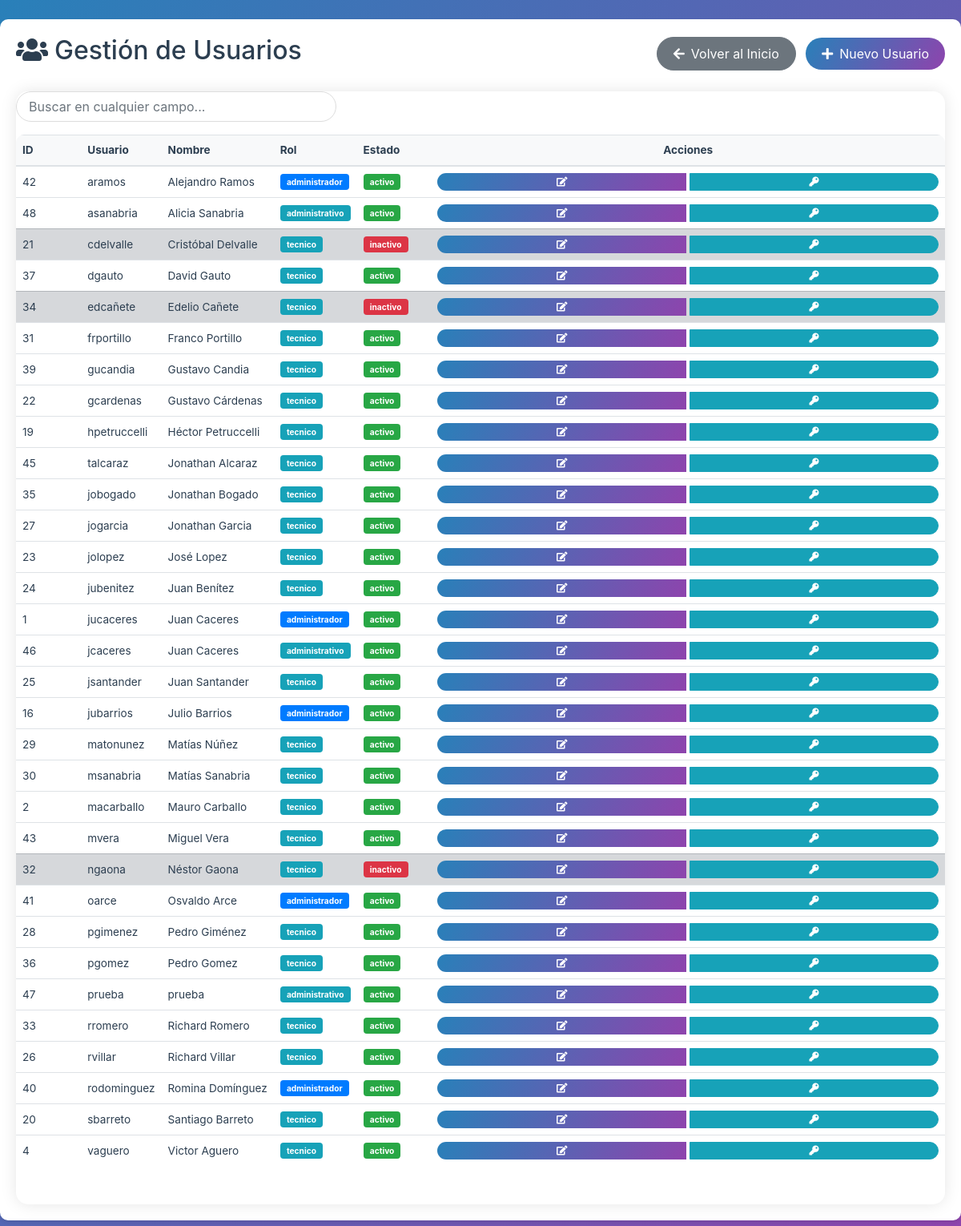
/modulos/usuarios/index.php (signed in), run on an earlier commit of the app's database.
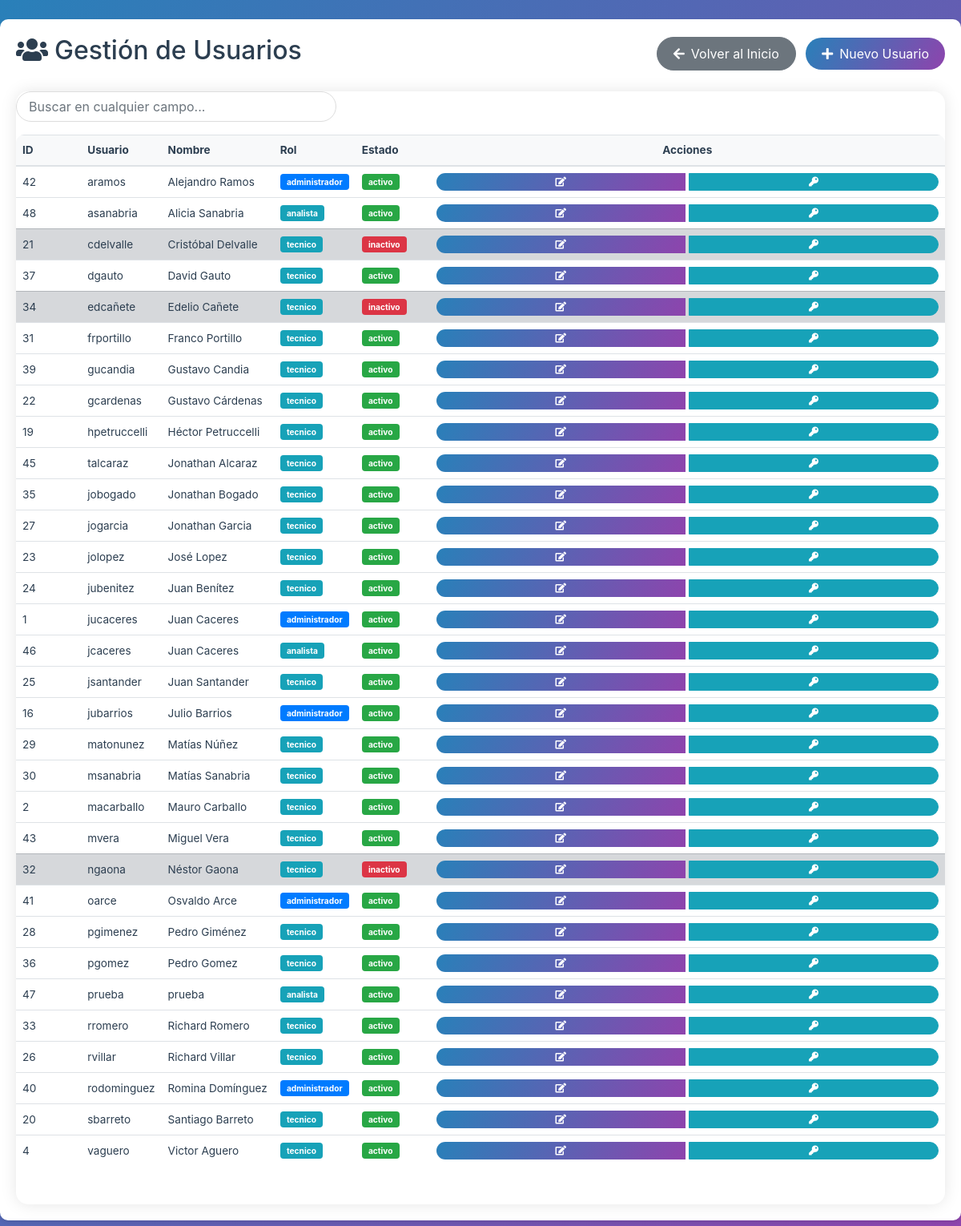
And on a later commit of the database.
### tables this page shows
CREATE TABLE `usuarios` (
  `id` int NOT NULL,
  `username` varchar(50) NOT NULL,
  `password` varchar(255) NOT NULL,
  `nombre` varchar(100) NOT NULL,
  `rol` enum('administrador','tecnico','supervisor','analista') NOT NULL DEFAULT 'tecnico',
  `codigo_tecnico` varchar(10) DEFAULT NULL,
  `estado` enum('activo','inactivo') NOT NULL DEFAULT 'activo'
);

### models/Usuario.php (called while the page is built, shortened)
<?php
class Usuario {
    private $conn;
    public function __construct($db) {
        $this->conn = $db;
    }
    public function listarUsuarios() {
        try {
            $query = "SELECT id, username, nombre, rol, estado FROM usuarios ORDER BY nombre";
            $stmt = $this->conn->prepare($query);
            if (!$stmt->execute()) {
                $error = $stmt->errorInfo();
                throw new PDOException("Error al ejecutar la consulta: " . $error[2]);
            }
            return $stmt;
        } catch(PDOException $e) {
            error_log("Error al listar usuarios: " . $e->getMessage());
            throw new Exception("Error al obtener la lista de usuarios: " . $e->getMessage());
        }
    }
}
?>

### modulos/usuarios/index.php (the view, shortened to what the changed rows need)
<?php
include_once '../../config/database.php';
include_once '../../models/Usuario.php';
$database = new Database();
$db = $database->getConnection();
$usuario = new Usuario($db);
try {
    $usuarios = $usuario->listarUsuarios();
} catch (Exception $e) {
    $_SESSION['error'] = "Error al cargar la lista de usuarios: " . $e->getMessage();
    $usuarios = null;
}
?>
<!DOCTYPE html>
<html lang="es">
<head>
    <link rel="stylesheet" href="https://stackpath.bootstrapcdn.com/bootstrap/4.5.2/css/bootstrap.min.css">
    <link rel="stylesheet" href="https://cdnjs.cloudflare.com/ajax/libs/font-awesome/5.15.4/css/all.min.css">
    <link rel="stylesheet" href="../../assets/css/style.css">
</head>
<body>
    <div class="container mt-4">
        <div class="d-flex justify-content-between align-items-center mb-4">
            <h2><i class="fas fa-users mr-2"></i>Gestión de Usuarios</h2>
        </div>
        <div class="card">
            <div class="card-body p-0">
                <?php if ($usuarios): ?>
                <div class="table-responsive">
                    <table class="table table-hover" id="dataTable">
                        <thead>
                            <tr>
                                <th>ID</th>
                                <th>Usuario</th>
                                <th>Nombre</th>
                                <th>Rol</th>
                                <th>Estado</th>
                                <th class="text-center">Acciones</th>
                            </tr>
                        </thead>
                        <tbody>
                            <?php while ($row = $usuarios->fetch(PDO::FETCH_ASSOC)): ?>
                                <tr class="<?php echo $row['estado'] === 'inactivo' ? 'table-secondary' : ''; ?>">
                                    <td><?php echo htmlspecialchars($row['id']); ?></td>
                                    <td><?php echo htmlspecialchars($row['username']); ?></td>
                                    <td><?php echo htmlspecialchars($row['nombre']); ?></td>
                                    <td>
                                        <span class="badge <?php echo $row['rol'] === 'administrador' ? 'badge-primary' : 'badge-info'; ?>">
                                            <?php echo htmlspecialchars($row['rol']); ?>
                                        </span>
                                    </td>
                                    <td>
                                        <span class="badge <?php echo $row['estado'] === 'activo' ? 'badge-success' : 'badge-danger'; ?>">
                                            <?php echo htmlspecialchars($row['estado']); ?>
                                        </span>
                                    </td>
                                    <td class="text-center">
                                        <div class="btn-group">
                                            <a href="editar_usuario.php?id=<?php echo $row['id']; ?>" class="btn btn-primary" title="Editar">
                                                <i class="fas fa-edit"></i>
                                            </a>
                                            <a href="cambiar_password.php?id=<?php echo $row['id']; ?>" class="btn btn-info" title="Cambiar Contraseña">
                                                <i class="fas fa-key"></i>
                                            </a>
                                        </div>
                                    </td>
                                </tr>
                            <?php endwhile; ?>
                        </tbody>
                    </table>
                </div>
                <?php else: ?>
                    <div class="alert alert-info m-3">No hay usuarios registrados.</div>
                <?php endif; ?>
            </div>
        </div>
    </div>
</body>
</html>

What changed in the data, as far as the page shows it:
changed usuarios "asanabria": rol "administrativo" → "analista"
changed usuarios "jcaceres": rol "administrativo" → "analista"
changed usuarios "prueba": rol "administrativo" → "analista"
